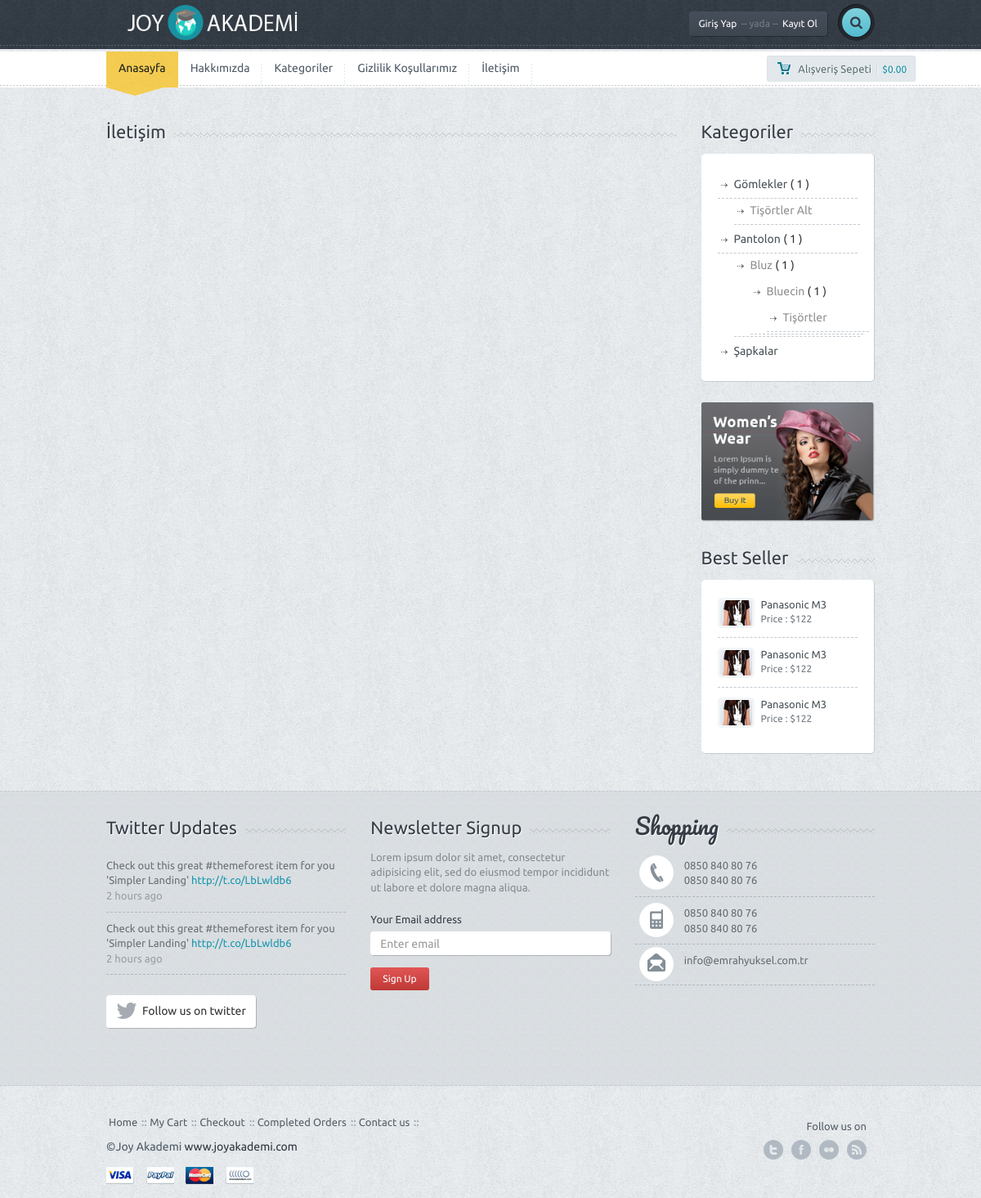
The app's page /sayfa-iletisim with its own data.
### tables this page shows
CREATE TABLE `ayar` (
  `ayar_id` int(11) NOT NULL,
  `ayar_logo` varchar(250) NOT NULL,
  `ayar_url` varchar(50) NOT NULL,
  `ayar_title` varchar(250) NOT NULL,
  `ayar_description` varchar(250) NOT NULL,
  `ayar_keywords` varchar(50) NOT NULL,
  `ayar_author` varchar(50) NOT NULL,
  `ayar_tel` varchar(50) NOT NULL,
  `ayar_gsm` varchar(50) NOT NULL,
  `ayar_faks` varchar(50) NOT NULL,
  `ayar_mail` varchar(50) NOT NULL,
  `ayar_ilce` varchar(50) NOT NULL,
  `ayar_il` varchar(50) NOT NULL,
  `ayar_adres` varchar(250) NOT NULL,
  `ayar_mesai` varchar(250) NOT NULL,
  `ayar_maps` varchar(250) NOT NULL,
  `ayar_analystic` varchar(50) NOT NULL,
  `ayar_zopim` varchar(250) NOT NULL,
  `ayar_facebook` varchar(50) NOT NULL,
  `ayar_twitter` varchar(50) NOT NULL,
  `ayar_google` varchar(50) NOT NULL,
  `ayar_youtube` varchar(50) NOT NULL,
  `ayar_smtphost` varchar(50) NOT NULL,
  `ayar_smtpuser` varchar(50) NOT NULL,
  `ayar_smtppassword` varchar(50) NOT NULL,
  `ayar_smtpport` varchar(50) NOT NULL,
  `ayar_bakim` enum('0','1') NOT NULL DEFAULT '1'
);

CREATE TABLE `menu` (
  `menu_id` int(11) NOT NULL,
  `menu_ust` varchar(50) NOT NULL,
  `menu_ad` varchar(100) NOT NULL,
  `menu_detay` text NOT NULL,
  `menu_url` varchar(250) NOT NULL,
  `menu_sira` int(2) NOT NULL,
  `menu_durum` enum('0','1') NOT NULL,
  `menu_seourl` varchar(250) NOT NULL
);

CREATE TABLE `kategori` (
  `kategori_id` int(11) NOT NULL,
  `kategori_ad` varchar(100) NOT NULL,
  `kategori_ust` int(2) NOT NULL,
  `kategori_seourl` varchar(250) NOT NULL,
  `kategori_sira` int(2) NOT NULL,
  `kategori_durum` enum('0','1') NOT NULL DEFAULT '1'
);

### nedmin/production/fonksiyon.php (called while the page is built, shortened)
<?php
function seo($str, $options = array())
{
    $str = mb_convert_encoding((string)$str, 'UTF-8', mb_list_encodings());
    $defaults = array(
        'delimiter' => '-',
        'limit' => null,
        'lowercase' => true,
        'replacements' => array(),
        'transliterate' => true
    );
    $options = array_merge($defaults, $options);
    $str = preg_replace(array_keys($options['replacements']), $options['replacements'], $str);
    if ($options['transliterate']) {
        $str = str_replace(array_keys($char_map), $char_map, $str);
    }
    $str = preg_replace('/[^\p{L}\p{Nd}]+/u', $options['delimiter'], $str);
    $str = preg_replace('/(' . preg_quote($options['delimiter'], '/') . '){2,}/', '$1', $str);
    $str = mb_substr($str, 0, ($options['limit'] ? $options['limit'] : mb_strlen($str, 'UTF-8')), 'UTF-8');
    $str = trim($str, $options['delimiter']);
    return $options['lowercase'] ? mb_strtolower($str, 'UTF-8') : $str;
}
?>

### menu-detay.php (the view, shortened to what this page needs)
<?php
include 'header.php';
$menusor=$db->prepare("SELECT * FROM menu where menu_seourl=:sef");
$menusor->execute(array(
	'sef' => $_GET['sef']
	));
$menucek=$menusor->fetch(PDO::FETCH_ASSOC);
?>
<div class="container">
	<div class="row">
		<div class="col-md-9">
			<div class="title-bg">
				<div class="title"><?php echo $menucek['menu_ad'] ?></div>
			</div>
		</div>
		<?php include 'sidebar.php'; ?>
	</div>
	<div class="spacer"></div>
</div>
<?php include 'footer.php'; ?>

### header.php (shortened to what this page needs)
<?php
include 'nedmin/netting/baglan.php';
include 'nedmin/production/fonksiyon.php';
$ayarsor=$db->prepare("SELECT * FROM ayar where ayar_id=:id");
$ayarsor->execute(array(
	'id' => 0
	));
$ayarcek=$ayarsor->fetch(PDO::FETCH_ASSOC);
$kullanicisor=$db->prepare("SELECT * FROM kullanici where kullanici_mail=:mail");
$kullanicisor->execute(array(
  'mail' => $_SESSION['userkullanici_mail']
  ));
$kullanicicek=$kullanicisor->fetch(PDO::FETCH_ASSOC);
?>
<!DOCTYPE html>
<html lang="en">
<head>
	<link href='font-awesome\css\font-awesome.css' rel="stylesheet" type="text/css">
	<link href="bootstrap\css\bootstrap.min.css" rel="stylesheet">
	<link rel="stylesheet" href="style.css">
	<link rel="stylesheet" href="css\owl.carousel.css">
	<link rel="stylesheet" href="css\owl.transitions.css">
    </head>
    <body>
     <div id="wrapper">
      <div class="header">
       <div class="container">
        <div class="row">
         <div class="col-xs-6 col-md-4 main-logo">
          <a href="index.php"><img width="250" src="<?php echo $ayarcek['ayar_logo'] ?>" alt="Site Logosu" class="logo img-responsive"></a>
        </div>
        <div class="col-md-8">
          <div class="pushright">
           <div class="top">
             <?php
             if (!isset($_SESSION['userkullanici_mail'])) {?>
             <a href="#" id="reg" class="btn btn-default btn-dark">Giriş Yap<span>-- yada --</span>Kayıt Ol</a>
             <?php } else { ?>
             <a href="#"  class="btn btn-default btn-dark">Hoşgeldin<span>--</span><?php echo $kullanicicek['kullanici_adsoyad'] ?></a>
             <?php } ?>
        <div class="srch-wrap">
         <a href="#" id="srch" class="btn btn-default btn-search"><i class="fa fa-search"></i></a>
       </div>
</div>
</div>
</div>
</div>
</div>
<div class="dashed"></div>
</div>
<div class="main-nav">
 <div class="navbar navbar-default navbar-static-top">
  <div class="container">
   <div class="row">
    <div class="col-md-10">
   <div class="navbar-collapse collapse">
    <ul class="nav navbar-nav">
     <li><a href="index.php" class="active">Anasayfa</a><div class="curve"></div></li>
     <?php
     $menusor=$db->prepare("SELECT * FROM menu where menu_durum=:durum order by menu_sira ASC limit 5");
     $menusor->execute(array(
      'durum' => 1
      ));
     while($menucek=$menusor->fetch(PDO::FETCH_ASSOC)) {
       ?>
       <li><a href="
        <?php
        if (!empty($menucek['menu_url'])) {
          echo $menucek['menu_url'];
        } else {
          echo "sayfa-".seo($menucek['menu_ad']);
        }
        ?>
        "><?php echo $menucek['menu_ad'] ?></a></li>
        <?php } ?>
      </ul>
    </div>
  </div>
  <div class="col-md-2 machart">
   <button id="popcart" class="btn btn-default btn-chart btn-sm "><span class="mychart">Alışveriş Sepeti</span>|<span class="allprice">$0.00</span></button>
</div>
</div>
</div>
</div>
	</div>

### sidebar.php (shortened to what this page needs)
<div class="col-md-3">
	<div class="title-bg">
		<div class="title">Kategoriler</div>
	</div>
	<div class="categorybox">
		<ul>
					<?php
			$query = "SELECT * FROM kategori order by kategori_id";
			$goster = $db->prepare($query);
$goster->execute();
 $toplamSatirSayisi = $goster->rowCount();
$tumSonuclar = $goster->fetchAll();
for ($i = 0; $i < $toplamSatirSayisi; $i++) {
	if ($tumSonuclar[$i]['kategori_ust'] == "0") {
		kategori($tumSonuclar[$i]['kategori_id'], $tumSonuclar[$i]['kategori_ad'], $tumSonuclar[$i]['kategori_ust']);
	}
}
function kategori($kategori_id, $kategori_ad, $kategori_ust) {
	global $tumSonuclar;
	global $toplamSatirSayisi;
	$altKategoriSayisi = 0;
	for ($i = 0; $i < $toplamSatirSayisi; $i++) {
		if ($tumSonuclar[$i]['kategori_ust'] == $kategori_id) {
			$altKategoriSayisi++;
		}
	}
	?>
	<li>
		<a href="kategori-<?=seo($kategori_ad) ?>"><?php echo $kategori_ad ?></a>
		<?php
		if ($altKategoriSayisi > 0) {
			echo "( $altKategoriSayisi )";
		}
		?>
	<?php
    if ($altKategoriSayisi > 0) {
    	echo "<ul>";
    	for ($i = 0; $i < $toplamSatirSayisi; $i++) {
    		if ($tumSonuclar[$i]['kategori_ust'] == $kategori_id) {
    			kategori($tumSonuclar[$i]['kategori_id'], $tumSonuclar[$i]['kategori_ad'], $tumSonuclar[$i]['kategori_ust']);
    		}
    	}
    	echo "</ul>";
    }
    ?>
</li>
<?php
}
?>
		</ul>
	</div>
	<div class="ads">
		<a href="product.htm"><img src="images\ads.png" class="img-responsive" alt=""></a>
	</div>
	<div class="title-bg">
		<div class="title">Best Seller</div>
	</div>
	<div class="best-seller">
		<ul>
			<li class="clearfix">
				<a href="#"><img src="images\demo-img.jpg" alt="" class="img-responsive mini"></a>
				<div class="mini-meta">
					<a href="#" class="smalltitle2">Panasonic M3</a>
					<p class="smallprice2">Price : $122</p>
				</div>
			</li>
			<li class="clearfix">
				<a href="#"><img src="images\demo-img.jpg" alt="" class="img-responsive mini"></a>
				<div class="mini-meta">
					<a href="#" class="smalltitle2">Panasonic M3</a>
					<p class="smallprice2">Price : $122</p>
				</div>
			</li>
			<li class="clearfix">
				<a href="#"><img src="images\demo-img.jpg" alt="" class="img-responsive mini"></a>
				<div class="mini-meta">
					<a href="#" class="smalltitle2">Panasonic M3</a>
					<p class="smallprice2">Price : $122</p>
				</div>
			</li>
		</ul>
	</div>
			</div>

### footer.php (shortened to what this page needs)
<div class="f-widget">
		<div class="container">
			<div class="row">
				<div class="col-md-4">
					<div class="title-widget-bg">
						<div class="title-widget">Twitter Updates</div>
					</div>
					<ul class="tweets">
						<li>Check out this great #themeforest item for you
						'Simpler Landing' <a href="#">http://t.co/LbLwldb6 </a>
						<span>2 hours ago</span></li>
						<li class="lastone">Check out this great #themeforest item for you
						'Simpler Landing' <a href="#">http://t.co/LbLwldb6 </a>
						<span>2 hours ago</span></li>
					</ul>
					<a href="#" class="btn btn-default btn-follow"><i class="fa fa-twitter fa-2x"></i><div>Follow us on twitter</div></a>
				</div>
				<div class="col-md-4">
					<div class="title-widget-bg">
						<div class="title-widget">Newsletter Signup</div>
					</div>
					<div class="newsletter">
						<p>
							Lorem ipsum dolor sit amet, consectetur adipisicing elit, sed do eiusmod tempor incididunt ut labore et dolore magna aliqua.
						</p>
						<form role="form">
							<div class="form-group">
								<label>Your Email address</label>
								<input type="email" class="form-control newstler-input" id="exampleInputEmail1" placeholder="Enter email">
								<button class="btn btn-default btn-red btn-sm">Sign Up</button>
							</div>
						</form>
					</div>
				</div>
				<div class="col-md-4">
					<div class="title-widget-bg">
						<div class="title-widget-cursive">Shopping</div>
					</div>
					<ul class="contact-widget">
						<li class="fphone"><?php echo $ayarcek['ayar_tel']; ?> <br> <?php echo $ayarcek['ayar_faks']; ?></li>
						<li class="fmobile"><?php echo $ayarcek['ayar_gsm']; ?><br><?php echo $ayarcek['ayar_gsm']; ?></li>
						<li class="fmail lastone"><?php echo $ayarcek['ayar_mail']; ?></li>
					</ul>
				</div>
			</div>
			<div class="spacer"></div>
		</div>
	</div>
	<div class="footer">
		<div class="container">
			<div class="row">
				<div class="col-md-9">
					<ul class="footermenu">
						<li><a href="index-1.htm">Home</a></li>
						<li><a href="cart.htm">My Cart</a></li>
						<li><a href="checkout.htm">Checkout</a></li>
						<li><a href="order.htm">Completed Orders</a></li>
						<li><a href="contact.htm">Contact us</a></li>
					</ul>
					<div class="f-credit">&copy;<?php echo $ayarcek['ayar_author'] ?> <a href="http://222.joyakademi.com">www.joyakademi.com</a></div>
					<a href=""><div class="payment visa"></div></a>
					<a href=""><div class="payment paypal"></div></a>
					<a href=""><div class="payment mc"></div></a>
					<a href=""><div class="payment nh"></div></a>
				</div>
				<div class="col-md-3">
					<div class="followon">Follow us on</div>
					<div class="fsoc">
						<a href="http://<?php echo $ayarcek['ayar_twitter']; ?>" class="ftwitter">twitter</a>
						<a href="http://<?php echo $ayarcek['ayar_facebook']; ?>" class="ffacebook">facebook</a>
						<a href="http://<?php echo $ayarcek['ayar_youtube']; ?>" class="fflickr">Youtube</a>
						<a href="http://<?php echo $ayarcek['ayar_google']; ?>" class="ffeed">Google</a>
					</div>
					<div class="clearfix"></div>
				</div>
			</div>
		</div>
	</div>
	</div>
  </body>
</html>

### records on screen
ayar: ayar_logo (picture), ayar_tel "0850 840 80 76", ayar_faks "0850 840 80 76", ayar_gsm "0850 840 80 76", ayar_mail "info@emrahyuksel.com.tr", ayar_author "Joy Akademi"
menu: menu_ad "Hakkımızda"
menu: menu_ad "Kategoriler"
menu: menu_ad "Gizlilik Koşullarımız"
menu: menu_ad "İletişim"
kategori: kategori_ad "Gömlekler", altKategoriSayisi "1"
kategori: kategori_ad "Tişörtler Alt"
kategori: kategori_ad "Pantolon", altKategoriSayisi "1"
kategori: kategori_ad "Bluz", altKategoriSayisi "1"
kategori: kategori_ad "Bluecin", altKategoriSayisi "1"
kategori: kategori_ad "Tişörtler"
kategori: kategori_ad "Şapkalar"
